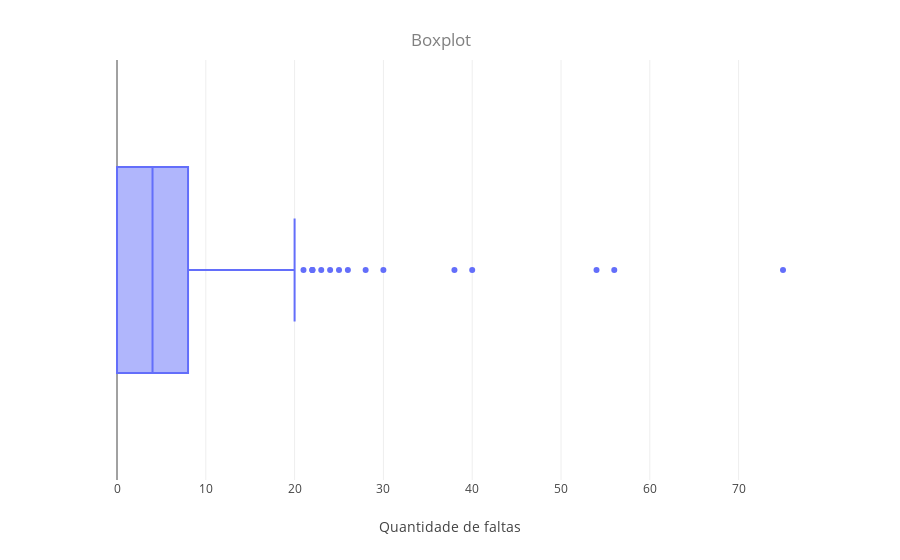

Source (notebook cell):
### Code cell
fig = px.box(data_frame=df_edu,x='absences')
fig.update_layout(
    xaxis_title='Quantidade de faltas',
    title={
        'text': 'Boxplot',
        'x': 0.49,
        'y': 0.94,
        'font_color': 'grey'
    },
    template='none'
)

### Figure 1 — Plotly figure (JSON) as saved in the notebook; plotly's stock layout.template omitted (floating-point values rounded to 4 significant figures; data arrays with more than 128 entries replaced by an {"elided": "..."} marker saying what was removed)
{"data": [{"alignmentgroup": "True", "hovertemplate": "absences=%{x}<extra></extra>", "legendgroup": "", "marker": {"color": "#636efa"}, "name": "", "notched": false, "offsetgroup": "", "orientation": "h", "showlegend": false, "type": "box", "x": {"elided": "395 int values"}, "x0": " ", "xaxis": "x", "y0": " ", "yaxis": "y"}], "layout": {"boxmode": "group", "legend": {"tracegroupgap": 0}, "margin": {"t": 60}, "title": {"font": {"color": "grey"}, "text": "Boxplot", "x": 0.49, "y": 0.94}, "xaxis": {"anchor": "y", "domain": [0, 1], "title": {"text": "Quantidade de faltas"}}, "yaxis": {"anchor": "x", "domain": [0, 1]}}}
